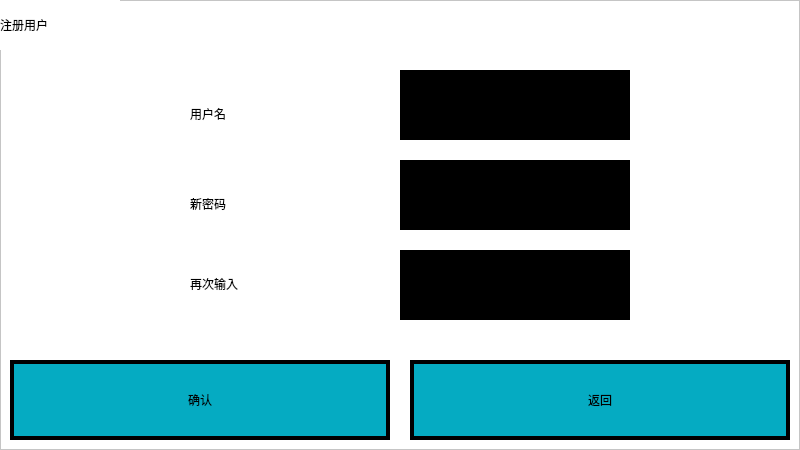
<?xml version="1.0" encoding="UTF-8"?>
<ui version="4.0">
 <class>Form</class>
 <widget class="QWidget" name="Form">
  <property name="geometry">
   <rect>
    <x>0</x>
    <y>0</y>
    <width>800</width>
    <height>450</height>
   </rect>
  </property>
  <property name="windowTitle">
   <string>Form</string>
  </property>
  <property name="styleSheet">
   <string notr="true">background-color: rgb(255, 255, 255);</string>
  </property>
  <widget class="QFrame" name="frame">
   <property name="geometry">
    <rect>
     <x>0</x>
     <y>0</y>
     <width>800</width>
     <height>450</height>
    </rect>
   </property>
   <property name="frameShape">
    <enum>QFrame::StyledPanel</enum>
   </property>
   <property name="frameShadow">
    <enum>QFrame::Raised</enum>
   </property>
   <widget class="QLabel" name="label">
    <property name="geometry">
     <rect>
      <x>0</x>
      <y>0</y>
      <width>120</width>
      <height>50</height>
     </rect>
    </property>
    <property name="styleSheet">
     <string notr="true">font: 20pt &quot;宋体&quot;;</string>
    </property>
    <property name="text">
     <string>注册用户</string>
    </property>
   </widget>
   <widget class="QLabel" name="label_2">
    <property name="geometry">
     <rect>
      <x>190</x>
      <y>80</y>
      <width>121</width>
      <height>67</height>
     </rect>
    </property>
    <property name="styleSheet">
     <string notr="true">font: 20pt &quot;宋体&quot;;</string>
    </property>
    <property name="text">
     <string>用户名</string>
    </property>
   </widget>
   <widget class="QLabel" name="label_3">
    <property name="geometry">
     <rect>
      <x>190</x>
      <y>170</y>
      <width>121</width>
      <height>67</height>
     </rect>
    </property>
    <property name="styleSheet">
     <string notr="true">font: 20pt &quot;宋体&quot;;</string>
    </property>
    <property name="text">
     <string>新密码</string>
    </property>
   </widget>
   <widget class="QLabel" name="label_4">
    <property name="geometry">
     <rect>
      <x>190</x>
      <y>250</y>
      <width>121</width>
      <height>67</height>
     </rect>
    </property>
    <property name="styleSheet">
     <string notr="true">font: 20pt &quot;宋体&quot;;</string>
    </property>
    <property name="text">
     <string>再次输入</string>
    </property>
   </widget>
   <widget class="QLineEdit" name="nameLine">
    <property name="geometry">
     <rect>
      <x>400</x>
      <y>70</y>
      <width>230</width>
      <height>70</height>
     </rect>
    </property>
    <property name="styleSheet">
     <string notr="true">
QLineEdit{
background-color:rgba(0,0,0,255);
border:none;
font: 20pt &quot;宋体&quot;;
border-bottom:2px solid rgba(0,0,0,255);
	color: rgb(255, 255, 255);
}
QLineEdit:hover {
border:none;
border-bottom:2px solid rgba(46, 82, 101, 200);
color:rgba(0, 0, 0, 240);
}
QLineEdit:focus {
border:none;
border-bottom:2px solid rgba(46, 82, 101, 200);
color:rgb(0, 170, 190);
}</string>
    </property>
   </widget>
   <widget class="QLineEdit" name="pwdLine">
    <property name="geometry">
     <rect>
      <x>400</x>
      <y>160</y>
      <width>230</width>
      <height>70</height>
     </rect>
    </property>
    <property name="styleSheet">
     <string notr="true">
QLineEdit{
background-color:rgba(0,0,0,255);
border:none;
font: 20pt &quot;宋体&quot;;
border-bottom:2px solid rgba(0,0,0,255);
	color: rgb(255, 255, 255);
}
QLineEdit:hover {
border:none;
border-bottom:2px solid rgba(46, 82, 101, 200);
color:rgba(0, 0, 0, 240);
}
QLineEdit:focus {
border:none;
border-bottom:2px solid rgba(46, 82, 101, 200);
color:rgb(0, 170, 190);
}</string>
    </property>
   </widget>
   <widget class="QLineEdit" name="pwdLine_2">
    <property name="geometry">
     <rect>
      <x>400</x>
      <y>250</y>
      <width>230</width>
      <height>70</height>
     </rect>
    </property>
    <property name="styleSheet">
     <string notr="true">
QLineEdit{
background-color:rgba(0,0,0,255);
border:none;
font: 20pt &quot;宋体&quot;;
border-bottom:2px solid rgba(0,0,0,255);
	color: rgb(255, 255, 255);
}
QLineEdit:hover {
border:none;
border-bottom:2px solid rgba(46, 82, 101, 200);
color:rgba(0, 0, 0, 240);
}
QLineEdit:focus {
border:none;
border-bottom:2px solid rgba(46, 82, 101, 200);
color:rgb(0, 170, 190);
}</string>
    </property>
   </widget>
   <widget class="QPushButton" name="btnConfirm">
    <property name="geometry">
     <rect>
      <x>10</x>
      <y>360</y>
      <width>380</width>
      <height>80</height>
     </rect>
    </property>
    <property name="styleSheet">
     <string notr="true">QPushButton {
font: 20pt &quot;宋体&quot;;
border:4px solid rgb(0,0,0);
background-color:#05abc2;
}

QPushButton:pressed{
background-color: rgb(255, 0, 0);
}
</string>
    </property>
    <property name="text">
     <string>确认</string>
    </property>
   </widget>
   <widget class="QPushButton" name="btnReturn">
    <property name="geometry">
     <rect>
      <x>410</x>
      <y>360</y>
      <width>380</width>
      <height>80</height>
     </rect>
    </property>
    <property name="styleSheet">
     <string notr="true">QPushButton {
font: 20pt &quot;宋体&quot;;
border:4px solid rgb(0,0,0);
background-color:#05abc2;
}

QPushButton:pressed{
background-color: rgb(255, 0, 0);
}
</string>
    </property>
    <property name="text">
     <string>返回</string>
    </property>
   </widget>
  </widget>
 </widget>
 <resources/>
 <connections/>
</ui>
